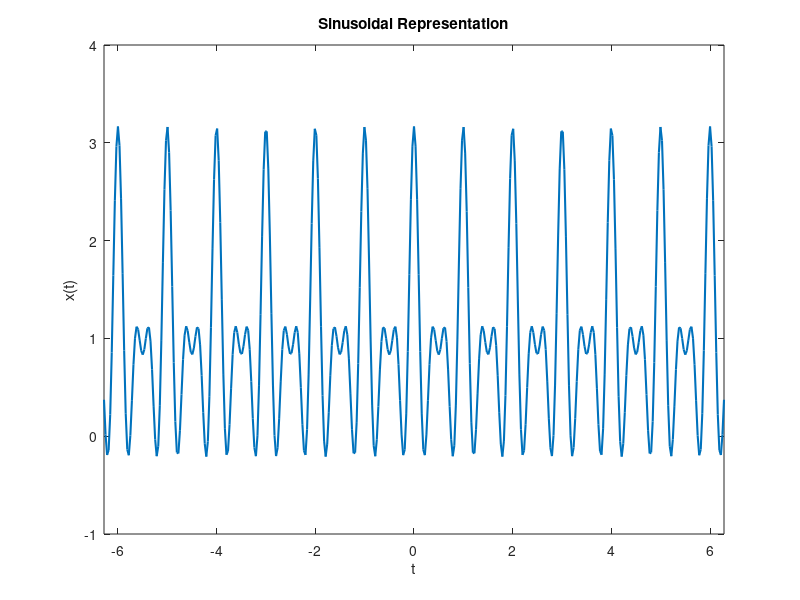

The MATLAB script that drew this image:
t = -2*pi : pi/100 : 2*pi;
x = 1 + 0.5*cos(2*pi*t) + cos(4*pi*t) + (2/3)*cos(6*pi*t);
plot(t, x, 'LineWidth', 1.5)
axis([-2*pi 2*pi -1 4])
xlabel('t')
ylabel('x(t)')
title('Sinusoidal Representation')
